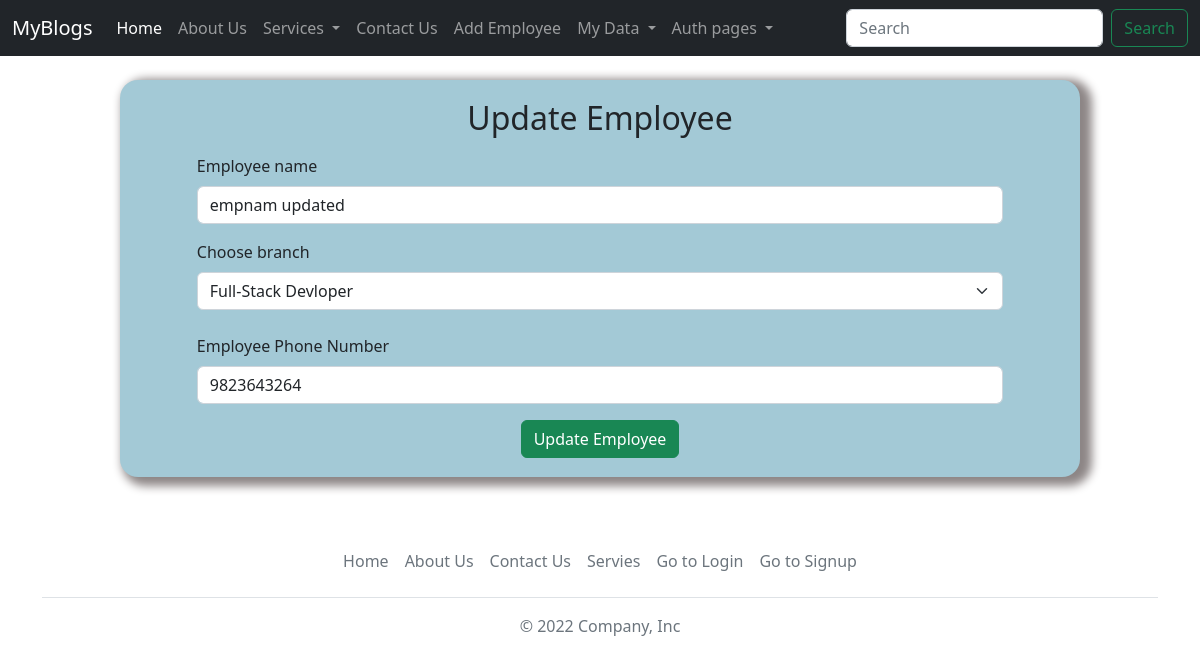
The app's page /emp-record/1 with its own data.
### blogs/models.py (models this page shows, shortened)
class Employee(models.Model):
    e_name = models.CharField(max_length=50)
    e_branch = models.CharField(max_length=50, choices = choice, default = "Backend Devloper")
    e_p_num = models.IntegerField()

### blogs/views.py (the view)
# urls.py: path("emp-record/<int:update_id>", views.updateemp, name = "empupdate"),
def updateemp(request, update_id):
    record = Employee.objects.get(id = update_id)
    return render(request, "updateempdata.html", {"record" : record})

### templates/updateempdata.html (shortened to what this page needs)
{% extends "navfooter.html" %}
{% block bodyblock %}
<div style="padding: 2% 10%; ">
    <div style="padding: 2% 8%; background-color: #a3c9d6; border-radius: 18px; box-shadow: 7px 4px 10px 5px #8d8686;">
        <h2 style="text-align: center; margin-bottom: 2%;">Update Employee</h2>
        <form action="/emp-update/{{record.id}}" method="post">
            <div class="mb-3">
                <label class="form-label">Employee name</label>
                <input type="text" value="{{record.e_name}}" class="form-control" name = "enum" placeholder="emter employee name">
            </div>
            <div>
                <label class="form-label">Choose branch</label>
                <select class="form-select" name="branch" aria-label="Default select example">
                    <option selected value="{{record.e_branch}}">{{record.e_branch}}</option>
                </select>
            </div>
            <br>
            <div class="mb-3">
                <label class="form-label">Employee Phone Number</label>
                <input type="tel" name="epnum" value="{{record.e_p_num}}" class="form-control" placeholder="emter employee phone number">
            </div>
            <div style="text-align: center;">
                <button class="btn btn-success" type="submit">Update Employee</button>
            </div>
        </form>
    </div>
</div>
{% endblock bodyblock %}

### records on screen
Employee: enum "empnam updated", branch "Full-Stack Devloper", epnum "9823643264"
